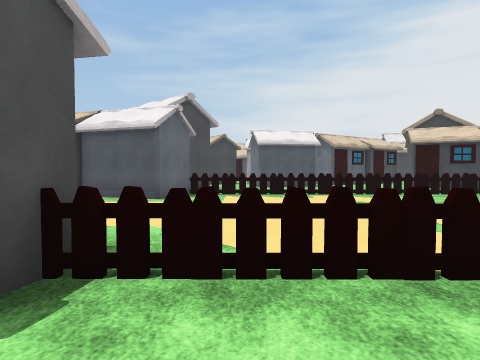
[1] (above)

22 first-person views from a walk through a 3-D level made in the Unity game engine. The camera is 1.4 m above the floor, tilts 2° down and sees 75° across. The floor is counted in squares, 2 m on a side. Each view is taken from the middle of a square. On the plan, view 1 faces up. The plan holds only what a view shows up to about 10 squares ahead; the rest is blank. The place goes on beyond the plan. The player is left out. Some animated figures are left out. Some surface patterns are stand-ins.

[2]
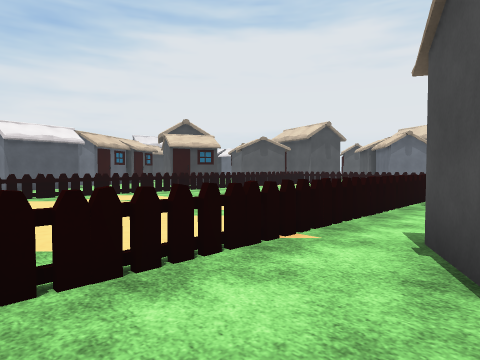

[3]
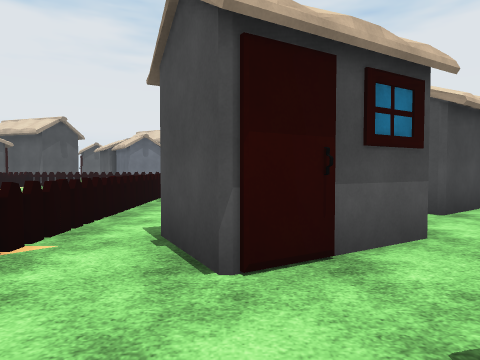

[4]
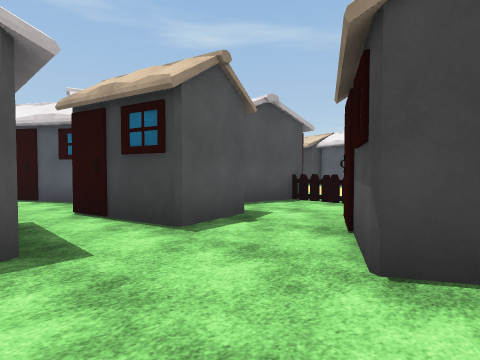

[5]
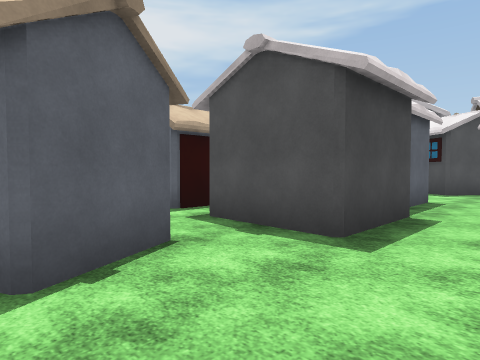

[6]
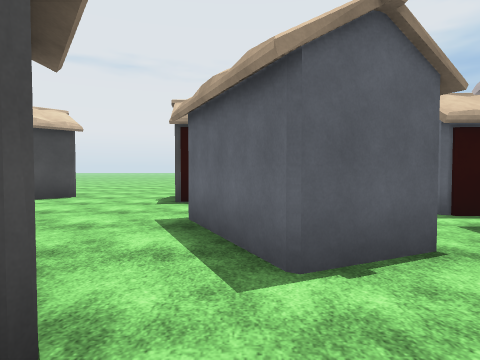

[7]
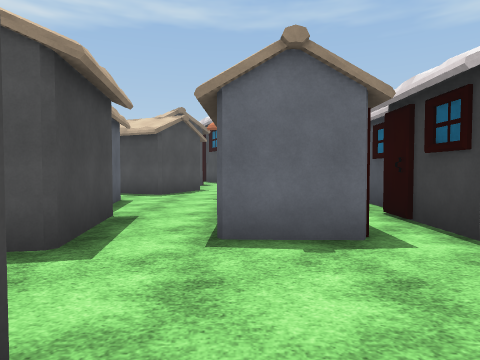

[8]
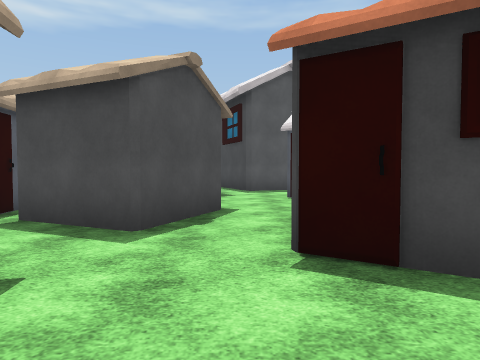

[9]
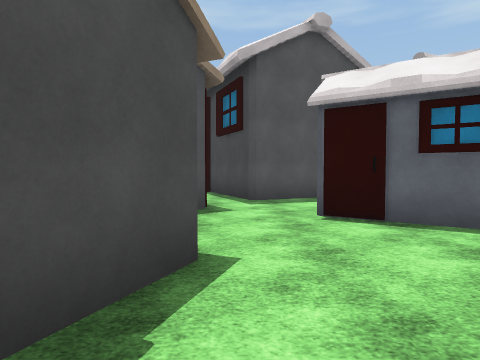

[10]
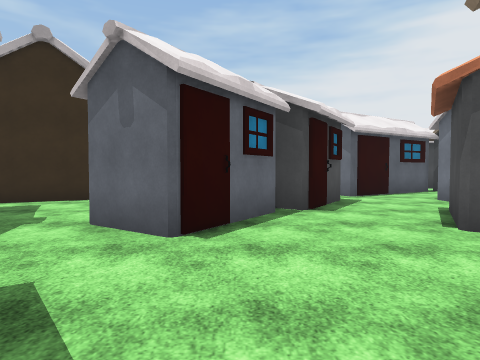

[11]
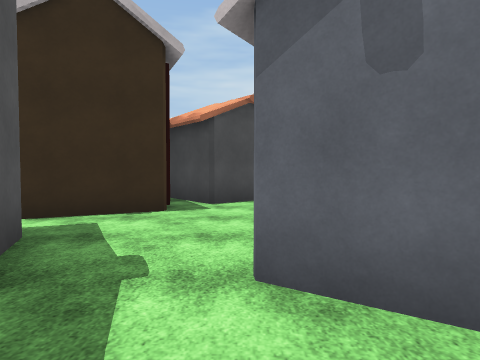

[12]
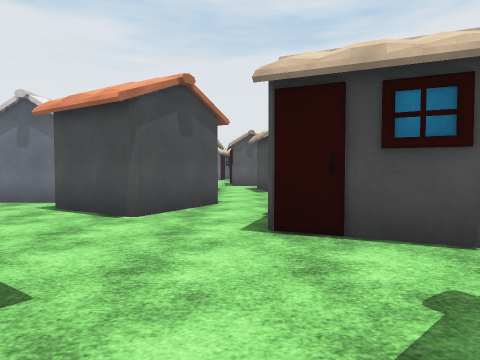

[13]
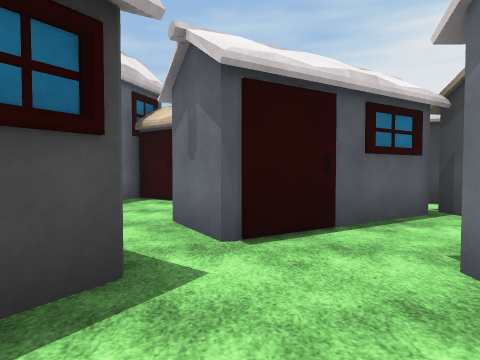

[14]
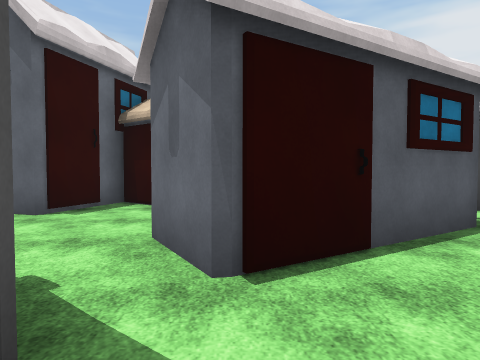

[15]
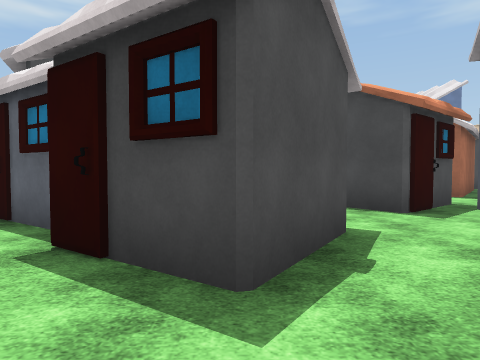

[16]
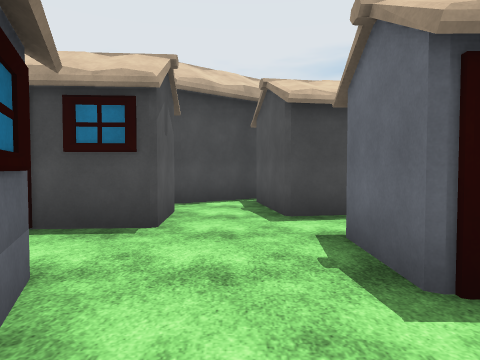

[17]
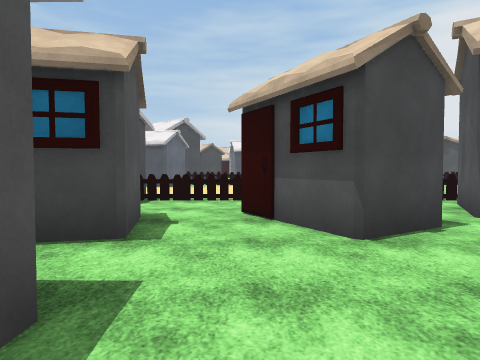

[18]
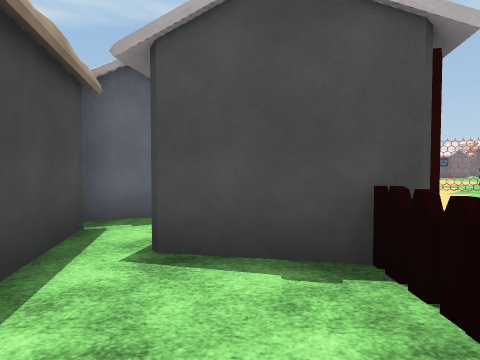

[19]
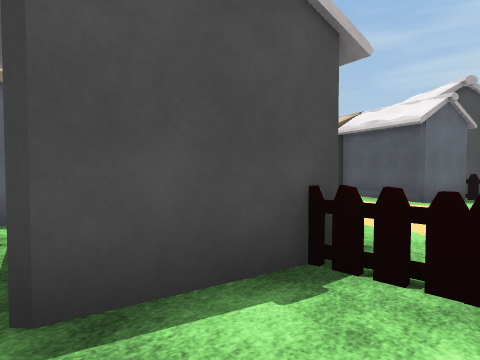

[20]
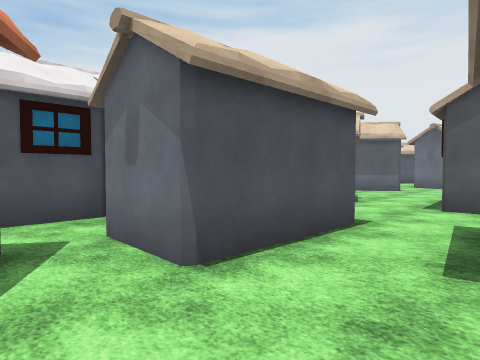

[21]
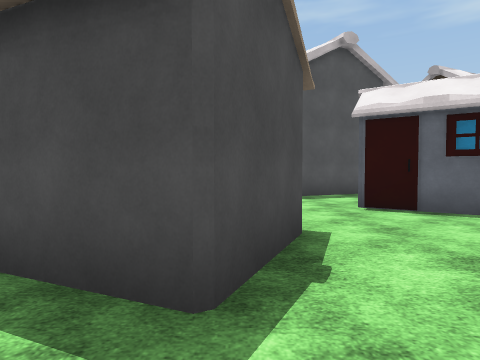

[22]
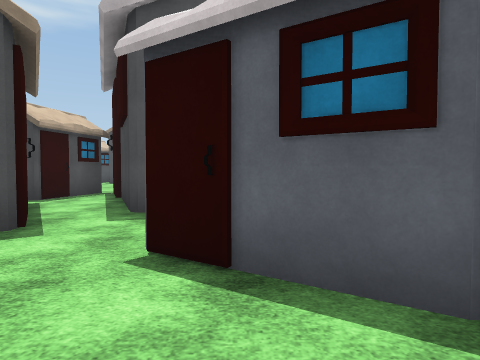

### Floor plan
Key: @ floor where view 1 was taken; # wall or solid block; . floor; = window, fence, low wall or low ledge; O other object.
Columns run from 16 left of view 1 to 4 right of it. Each row starts with its distance up from view 1.
 11              OOO
 10              OO
  9        O       OOOOOO
  8        =    OOO#....
  7               O ....
  6
  5
  4               .....
  3         O     O#...
  2   OO   O#     OOOOOOO
  1    #.. OOO OO O...O..
  0      O#O..  O O.@OO O
 -1       O...  O#OO..OO.
 -2     OO...OOOO.OOO.O..
 -3    O.. .O##.........O
 -4   O#O.  O#..OO#O#.O..
 -5   .... OO...OO#.#.OO.
 -6    #..OO...O..O...OO.
 -7    #.OOO..O O.OO#..O.
 -8     O.O...OOO.OOO....
 -9   ##O.............#OO
-10 O## OOO.OOO...OOO.#OO
-11 OOOOO  .OOO.#OOOO.O

Where each view was taken, in squares from view 1:
view 1: 0 up, 0 right, facing up
view 2: 0 up, 1 left, facing up-right
view 3: 0 up, 1 left, facing right
view 4: 4 down, 3 right, facing up-left
view 5: 2 down, 3 right, facing down-left
view 6: 2 down, 3 right, facing down
view 7: 8 down, 3 right, facing left
view 8: 9 down, 2 left, facing left
view 9: 9 down, 5 left, facing left
view 10: 11 down, 9 left, facing up
view 11: 9 down, 11 left, facing up
view 12: 9 down, 11 left, facing right
view 13: 6 down, 6 left, facing up
view 14: 5 down, 6 left, facing up
view 15: 4 down, 5 left, facing left
view 16: 5 down, 1 right, facing down
view 17: 5 down, 1 right, facing up
view 18: 1 up, 1 right, facing left
view 19: 0 up, 0 right, facing up-left
view 20: 10 down, 4 left, facing up-right
view 21: 10 down, 4 left, facing left
view 22: 7 down, 7 left, facing left
